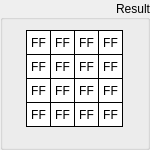
  <widget class="QGroupBox" name="groupResult">
   <property name="geometry">
    <rect>
     <x>350</x>
     <y>10</y>
     <width>150</width>
     <height>150</height>
    </rect>
   </property>
   <property name="sizePolicy">
    <sizepolicy hsizetype="Fixed" vsizetype="Fixed">
     <horstretch>0</horstretch>
     <verstretch>0</verstretch>
    </sizepolicy>
   </property>
   <property name="styleSheet">
    <string notr="true"/>
   </property>
   <property name="title">
    <string>Result</string>
   </property>
   <property name="alignment">
    <set>Qt::AlignRight|Qt::AlignTrailing|Qt::AlignVCenter</set>
   </property>
   <widget class="QLabel" name="resultByte15">
    <property name="enabled">
     <bool>true</bool>
    </property>
    <property name="geometry">
     <rect>
      <x>98</x>
      <y>102</y>
      <width>25</width>
      <height>25</height>
     </rect>
    </property>
    <property name="sizePolicy">
     <sizepolicy hsizetype="Fixed" vsizetype="Fixed">
      <horstretch>0</horstretch>
      <verstretch>0</verstretch>
     </sizepolicy>
    </property>
    <property name="font">
     <font>
      <kerning>true</kerning>
     </font>
    </property>
    <property name="layoutDirection">
     <enum>Qt::LeftToRight</enum>
    </property>
    <property name="styleSheet">
     <string notr="true">QLabel {
	 border-width: 1px;
     border-style: solid;
     border-color: black; 
     background-color: white;
}</string>
    </property>
    <property name="text">
     <string>FF</string>
    </property>
    <property name="alignment">
     <set>Qt::AlignCenter</set>
    </property>
   </widget>
   <widget class="QLabel" name="resultByte13">
    <property name="enabled">
     <bool>true</bool>
    </property>
    <property name="geometry">
     <rect>
      <x>98</x>
      <y>54</y>
      <width>25</width>
      <height>25</height>
     </rect>
    </property>
    <property name="sizePolicy">
     <sizepolicy hsizetype="Fixed" vsizetype="Fixed">
      <horstretch>0</horstretch>
      <verstretch>0</verstretch>
     </sizepolicy>
    </property>
    <property name="font">
     <font>
      <kerning>true</kerning>
     </font>
    </property>
    <property name="layoutDirection">
     <enum>Qt::LeftToRight</enum>
    </property>
    <property name="styleSheet">
     <string notr="true">QLabel {
	 border-width: 1px;
     border-style: solid;
     border-color: black; 
     background-color: white;
}</string>
    </property>
    <property name="text">
     <string>FF</string>
    </property>
    <property name="alignment">
     <set>Qt::AlignCenter</set>
    </property>
   </widget>
   <widget class="QLabel" name="resultByte14">
    <property name="enabled">
     <bool>true</bool>
    </property>
    <property name="geometry">
     <rect>
      <x>98</x>
      <y>78</y>
      <width>25</width>
      <height>25</height>
     </rect>
    </property>
    <property name="sizePolicy">
     <sizepolicy hsizetype="Fixed" vsizetype="Fixed">
      <horstretch>0</horstretch>
      <verstretch>0</verstretch>
     </sizepolicy>
    </property>
    <property name="font">
     <font>
      <kerning>true</kerning>
     </font>
    </property>
    <property name="layoutDirection">
     <enum>Qt::LeftToRight</enum>
    </property>
    <property name="styleSheet">
     <string notr="true">QLabel {
	 border-width: 1px;
     border-style: solid;
     border-color: black; 
     background-color: white;
}</string>
    </property>
    <property name="text">
     <string>FF</string>
    </property>
    <property name="alignment">
     <set>Qt::AlignCenter</set>
    </property>
   </widget>
   <widget class="QLabel" name="resultByte06">
    <property name="enabled">
     <bool>true</bool>
    </property>
    <property name="geometry">
     <rect>
      <x>50</x>
      <y>78</y>
      <width>25</width>
      <height>25</height>
     </rect>
    </property>
    <property name="sizePolicy">
     <sizepolicy hsizetype="Fixed" vsizetype="Fixed">
      <horstretch>0</horstretch>
      <verstretch>0</verstretch>
     </sizepolicy>
    </property>
    <property name="font">
     <font>
      <kerning>true</kerning>
     </font>
    </property>
    <property name="layoutDirection">
     <enum>Qt::LeftToRight</enum>
    </property>
    <property name="styleSheet">
     <string notr="true">QLabel {
	 border-width: 1px;
     border-style: solid;
     border-color: black; 
     background-color: white;
}</string>
    </property>
    <property name="text">
     <string>FF</string>
    </property>
    <property name="alignment">
     <set>Qt::AlignCenter</set>
    </property>
   </widget>
   <widget class="QLabel" name="resultByte04">
    <property name="enabled">
     <bool>true</bool>
    </property>
    <property name="geometry">
     <rect>
      <x>50</x>
      <y>30</y>
      <width>25</width>
      <height>25</height>
     </rect>
    </property>
    <property name="sizePolicy">
     <sizepolicy hsizetype="Fixed" vsizetype="Fixed">
      <horstretch>0</horstretch>
      <verstretch>0</verstretch>
     </sizepolicy>
    </property>
    <property name="font">
     <font>
      <kerning>true</kerning>
     </font>
    </property>
    <property name="layoutDirection">
     <enum>Qt::LeftToRight</enum>
    </property>
    <property name="styleSheet">
     <string notr="true">QLabel {
	 border-width: 1px;
     border-style: solid;
     border-color: black; 
     background-color: white;
}</string>
    </property>
    <property name="text">
     <string>FF</string>
    </property>
    <property name="alignment">
     <set>Qt::AlignCenter</set>
    </property>
   </widget>
   <widget class="QLabel" name="resultByte02">
    <property name="enabled">
     <bool>true</bool>
    </property>
    <property name="geometry">
     <rect>
      <x>26</x>
      <y>78</y>
      <width>25</width>
      <height>25</height>
     </rect>
    </property>
    <property name="sizePolicy">
     <sizepolicy hsizetype="Fixed" vsizetype="Fixed">
      <horstretch>0</horstretch>
      <verstretch>0</verstretch>
     </sizepolicy>
    </property>
    <property name="font">
     <font>
      <kerning>true</kerning>
     </font>
    </property>
    <property name="layoutDirection">
     <enum>Qt::LeftToRight</enum>
    </property>
    <property name="styleSheet">
     <string notr="true">QLabel {
	 border-width: 1px;
     border-style: solid;
     border-color: black; 
     background-color: white;
}</string>
    </property>
    <property name="text">
     <string>FF</string>
    </property>
    <property name="alignment">
     <set>Qt::AlignCenter</set>
    </property>
   </widget>
   <widget class="QLabel" name="resultByte10">
    <property name="enabled">
     <bool>true</bool>
    </property>
    <property name="geometry">
     <rect>
      <x>74</x>
      <y>78</y>
      <width>25</width>
      <height>25</height>
     </rect>
    </property>
    <property name="sizePolicy">
     <sizepolicy hsizetype="Fixed" vsizetype="Fixed">
      <horstretch>0</horstretch>
      <verstretch>0</verstretch>
     </sizepolicy>
    </property>
    <property name="font">
     <font>
      <kerning>true</kerning>
     </font>
    </property>
    <property name="layoutDirection">
     <enum>Qt::LeftToRight</enum>
    </property>
    <property name="styleSheet">
     <string notr="true">QLabel {
	 border-width: 1px;
     border-style: solid;
     border-color: black; 
     background-color: white;
}</string>
    </property>
    <property name="text">
     <string>FF</string>
    </property>
    <property name="alignment">
     <set>Qt::AlignCenter</set>
    </property>
   </widget>
   <widget class="QLabel" name="resultByte09">
    <property name="enabled">
     <bool>true</bool>
    </property>
    <property name="geometry">
     <rect>
      <x>74</x>
      <y>54</y>
      <width>25</width>
      <height>25</height>
     </rect>
    </property>
    <property name="sizePolicy">
     <sizepolicy hsizetype="Fixed" vsizetype="Fixed">
      <horstretch>0</horstretch>
      <verstretch>0</verstretch>
     </sizepolicy>
    </property>
    <property name="font">
     <font>
      <kerning>true</kerning>
     </font>
    </property>
    <property name="layoutDirection">
     <enum>Qt::LeftToRight</enum>
    </property>
    <property name="styleSheet">
     <string notr="true">QLabel {
	 border-width: 1px;
     border-style: solid;
     border-color: black; 
     background-color: white;
}</string>
    </property>
    <property name="text">
     <string>FF</string>
    </property>
    <property name="alignment">
     <set>Qt::AlignCenter</set>
    </property>
   </widget>
   <widget class="QLabel" name="resultByte01">
    <property name="enabled">
     <bool>true</bool>
    </property>
    <property name="geometry">
     <rect>
      <x>26</x>
      <y>54</y>
      <width>25</width>
      <height>25</height>
     </rect>
    </property>
    <property name="sizePolicy">
     <sizepolicy hsizetype="Fixed" vsizetype="Fixed">
      <horstretch>0</horstretch>
      <verstretch>0</verstretch>
     </sizepolicy>
    </property>
    <property name="font">
     <font>
      <kerning>true</kerning>
     </font>
    </property>
    <property name="layoutDirection">
     <enum>Qt::LeftToRight</enum>
    </property>
    <property name="styleSheet">
     <string notr="true">QLabel {
	 border-width: 1px;
     border-style: solid;
     border-color: black; 
     background-color: white;
}</string>
    </property>
    <property name="text">
     <string>FF</string>
    </property>
    <property name="alignment">
     <set>Qt::AlignCenter</set>
    </property>
   </widget>
   <widget class="QLabel" name="resultByte08">
    <property name="enabled">
     <bool>true</bool>
    </property>
    <property name="geometry">
     <rect>
      <x>74</x>
      <y>30</y>
      <width>25</width>
      <height>25</height>
     </rect>
    </property>
    <property name="sizePolicy">
     <sizepolicy hsizetype="Fixed" vsizetype="Fixed">
      <horstretch>0</horstretch>
      <verstretch>0</verstretch>
     </sizepolicy>
    </property>
    <property name="font">
     <font>
      <kerning>true</kerning>
     </font>
    </property>
    <property name="layoutDirection">
     <enum>Qt::LeftToRight</enum>
    </property>
    <property name="styleSheet">
     <string notr="true">QLabel {
	 border-width: 1px;
     border-style: solid;
     border-color: black; 
     background-color: white;
}</string>
    </property>
    <property name="text">
     <string>FF</string>
    </property>
    <property name="alignment">
     <set>Qt::AlignCenter</set>
    </property>
   </widget>
   <widget class="QLabel" name="resultByte00">
    <property name="enabled">
     <bool>true</bool>
    </property>
    <property name="geometry">
     <rect>
      <x>26</x>
      <y>30</y>
      <width>25</width>
      <height>25</height>
     </rect>
    </property>
    <property name="sizePolicy">
     <sizepolicy hsizetype="Fixed" vsizetype="Fixed">
      <horstretch>0</horstretch>
      <verstretch>0</verstretch>
     </sizepolicy>
    </property>
    <property name="font">
     <font>
      <kerning>true</kerning>
     </font>
    </property>
    <property name="layoutDirection">
     <enum>Qt::LeftToRight</enum>
    </property>
    <property name="styleSheet">
     <string notr="true">QLabel {
	 border-width: 1px;
     border-style: solid;
     border-color: black; 
     background-color: white;
}</string>
    </property>
    <property name="text">
     <string>FF</string>
    </property>
    <property name="alignment">
     <set>Qt::AlignCenter</set>
    </property>
    <property name="wordWrap">
     <bool>false</bool>
    </property>
   </widget>
   <widget class="QLabel" name="resultByte07">
    <property name="enabled">
     <bool>true</bool>
    </property>
    <property name="geometry">
     <rect>
      <x>50</x>
      <y>102</y>
      <width>25</width>
      <height>25</height>
     </rect>
    </property>
    <property name="sizePolicy">
     <sizepolicy hsizetype="Fixed" vsizetype="Fixed">
      <horstretch>0</horstretch>
      <verstretch>0</verstretch>
     </sizepolicy>
    </property>
    <property name="font">
     <font>
      <kerning>true</kerning>
     </font>
    </property>
    <property name="layoutDirection">
     <enum>Qt::LeftToRight</enum>
    </property>
    <property name="styleSheet">
     <string notr="true">QLabel {
	 border-width: 1px;
     border-style: solid;
     border-color: black; 
     background-color: white;
}</string>
    </property>
    <property name="text">
     <string>FF</string>
    </property>
    <property name="alignment">
     <set>Qt::AlignCenter</set>
    </property>
   </widget>
   <widget class="QLabel" name="resultByte12">
    <property name="enabled">
     <bool>true</bool>
    </property>
    <property name="geometry">
     <rect>
      <x>98</x>
      <y>30</y>
      <width>25</width>
      <height>25</height>
     </rect>
    </property>
    <property name="sizePolicy">
     <sizepolicy hsizetype="Fixed" vsizetype="Fixed">
      <horstretch>0</horstretch>
      <verstretch>0</verstretch>
     </sizepolicy>
    </property>
    <property name="font">
     <font>
      <kerning>true</kerning>
     </font>
    </property>
    <property name="layoutDirection">
     <enum>Qt::LeftToRight</enum>
    </property>
    <property name="styleSheet">
     <string notr="true">QLabel {
	 border-width: 1px;
     border-style: solid;
     border-color: black; 
     background-color: white;
}</string>
    </property>
    <property name="text">
     <string>FF</string>
    </property>
    <property name="alignment">
     <set>Qt::AlignCenter</set>
    </property>
   </widget>
   <widget class="QLabel" name="resultByte03">
    <property name="enabled">
     <bool>true</bool>
    </property>
    <property name="geometry">
     <rect>
      <x>26</x>
      <y>102</y>
      <width>25</width>
      <height>25</height>
     </rect>
    </property>
    <property name="sizePolicy">
     <sizepolicy hsizetype="Fixed" vsizetype="Fixed">
      <horstretch>0</horstretch>
      <verstretch>0</verstretch>
     </sizepolicy>
    </property>
    <property name="font">
     <font>
      <kerning>true</kerning>
     </font>
    </property>
    <property name="layoutDirection">
     <enum>Qt::LeftToRight</enum>
    </property>
    <property name="styleSheet">
     <string notr="true">QLabel {
	 border-width: 1px;
     border-style: solid;
     border-color: black; 
     background-color: white;
}</string>
    </property>
    <property name="text">
     <string>FF</string>
    </property>
    <property name="alignment">
     <set>Qt::AlignCenter</set>
    </property>
   </widget>
   <widget class="QLabel" name="resultByte11">
    <property name="enabled">
     <bool>true</bool>
    </property>
    <property name="geometry">
     <rect>
      <x>74</x>
      <y>102</y>
      <width>25</width>
      <height>25</height>
     </rect>
    </property>
    <property name="sizePolicy">
     <sizepolicy hsizetype="Fixed" vsizetype="Fixed">
      <horstretch>0</horstretch>
      <verstretch>0</verstretch>
     </sizepolicy>
    </property>
    <property name="font">
     <font>
      <kerning>true</kerning>
     </font>
    </property>
    <property name="layoutDirection">
     <enum>Qt::LeftToRight</enum>
    </property>
    <property name="styleSheet">
     <string notr="true">QLabel {
	 border-width: 1px;
     border-style: solid;
     border-color: black; 
     background-color: white;
}</string>
    </property>
    <property name="text">
     <string>FF</string>
    </property>
    <property name="alignment">
     <set>Qt::AlignCenter</set>
    </property>
   </widget>
   <widget class="QLabel" name="resultByte05">
    <property name="enabled">
     <bool>true</bool>
    </property>
    <property name="geometry">
     <rect>
      <x>50</x>
      <y>54</y>
      <width>25</width>
      <height>25</height>
     </rect>
    </property>
    <property name="sizePolicy">
     <sizepolicy hsizetype="Fixed" vsizetype="Fixed">
      <horstretch>0</horstretch>
      <verstretch>0</verstretch>
     </sizepolicy>
    </property>
    <property name="font">
     <font>
      <kerning>true</kerning>
     </font>
    </property>
    <property name="layoutDirection">
     <enum>Qt::LeftToRight</enum>
    </property>
    <property name="styleSheet">
     <string notr="true">QLabel {
	 border-width: 1px;
     border-style: solid;
     border-color: black; 
     background-color: white;
}</string>
    </property>
    <property name="text">
     <string>FF</string>
    </property>
    <property name="alignment">
     <set>Qt::AlignCenter</set>
    </property>
   </widget>
  </widget>
